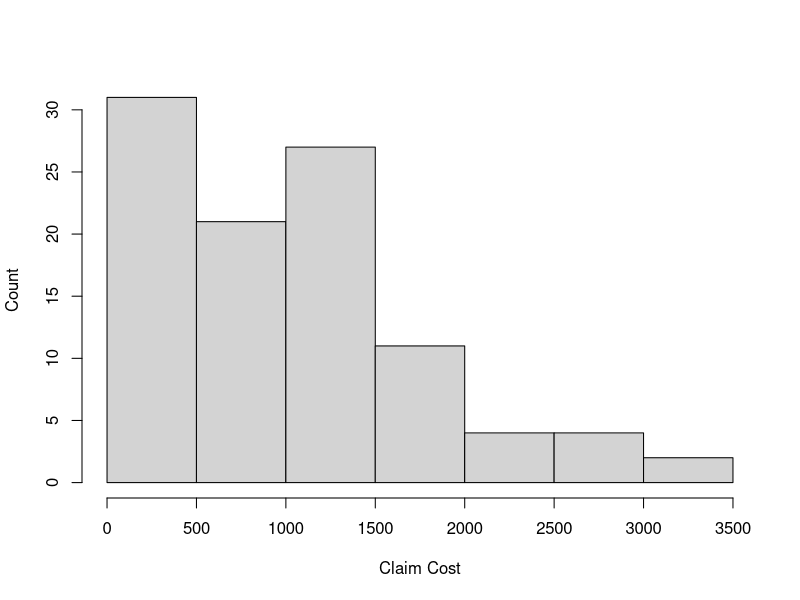
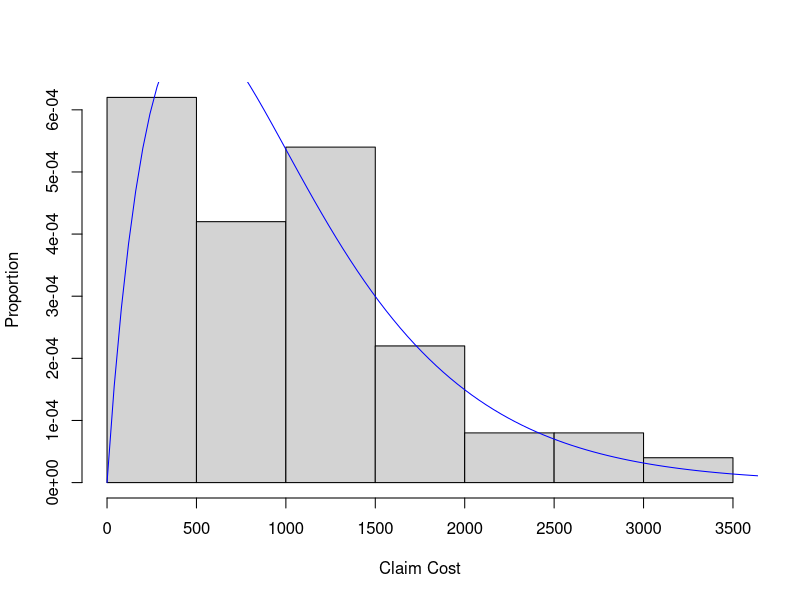

Generate these figures, in order, with R:
## ---- chunk 1
set.seed(1020)
data <- 1000*rweibull(100, 1.5,1)+47
## ---- chunk 2
hist(data, main = '', xlab = 'Claim Cost', ylab = 'Count')
## ---- chunk 3
n <- length(data)
loglik <- function(param){
  sum(dgamma(data, shape = param[1], rate = param[2], log = TRUE))
}
grad <- function(param){
  g1 <- n*log(param[2]) - n*digamma(param[1]) + sum(log(data))
  g2 <- n*param[1]/param[2] - sum(data)
  return(c(g1,g2))
}
H <- function(param){
  h1 <- -n*trigamma(param[1])
  h2 <- n/param[2]
  h3 <- -n*param[1]/(param[2]^2)
  return(matrix(c(h1,h2,h2,h3),2,2))
}

m <- mean(data)
v <- var(data)

beta0 <- m/v
alpha0 <- m*beta0

delta <- 0.00001
diff.step <- 1
par.old <- c(alpha0, beta0)
steps <- 0
while((diff.step > delta) & (steps < 100)){
  par.new <- par.old - solve(H(par.old))%*%matrix(grad(par.old),2,1) 
  diff.step <- max(abs(par.new - par.old))
  steps <- steps + 1
  par.old <- par.new
}
par.old
loglik(par.old)
H(par.old)
solve(H(par.old))

mle.optim <- optim(c(alpha0, beta0), loglik, gr = grad, control = list(fnscale = -1), method = 'BFGS', hessian = TRUE)
mle.optim
solve(mle.optim$hessian)

## ---- chunk 4
hist(data, main = '', xlab = 'Claim Cost', ylab = 'Proportion', freq = FALSE)
dgam <- function(x) dgamma(x, shape = par.old[1], rate = par.old[2])
curve(dgam, from = 0, to = 4000,col = 'blue', add = TRUE)
